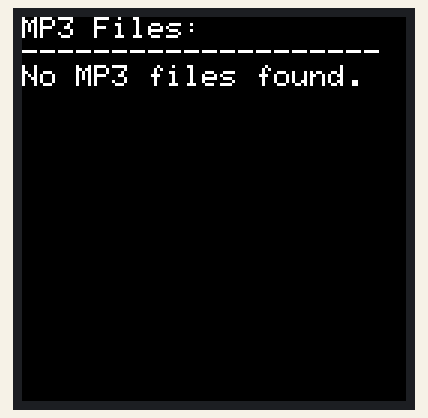
This sketch was run on a simulated Arduino Mega 2560, built for the host (arithmetic inside an expression is 32-bit, double 64-bit). Shown: 128×128 colour display. Storage starts empty; what the sketch prints to the serial monitor is not drawn.

Above: at 1.3 s.

The sketch:

read_SD_Card.ino
```cpp
#include <SPI.h>
#include <SD.h>
#include <Adafruit_GFX.h>
#include <Adafruit_ST7735.h>

// ------------------------------
// SD CARD CUSTOM PINS (your pins)
// ------------------------------
#define SD_SCK   36
#define SD_MISO  37
#define SD_MOSI  35
#define SD_CS     8

// ------------------------------
// ST7735 DISPLAY CUSTOM PINS
// ------------------------------
#define TFT_CS    5
#define TFT_RST   6
#define TFT_DC    9
#define TFT_MOSI 12
#define TFT_SCLK 11

// Create display object
Adafruit_ST7735 tft = Adafruit_ST7735(TFT_CS, TFT_DC, TFT_MOSI, TFT_SCLK, TFT_RST);

// ----------------------------------
// MP3 filename storage
// ----------------------------------
#define MAX_FILES 50
String mp3Files[MAX_FILES];
int mp3Count = 0;

void setup() {
  Serial.begin(115200);
  delay(1000);

  // ------------------------------
  // Init Display
  // ------------------------------
  tft.initR(INITR_144GREENTAB);   // works for 128x128 modules
  tft.setRotation(0);
  tft.fillScreen(ST77XX_BLACK);
  tft.setTextWrap(true);
  tft.setTextColor(ST77XX_WHITE);
  tft.setCursor(0, 0);
  tft.setTextSize(1);

  tft.println("Display OK");
  tft.println("Initializing SD...");

  // ------------------------------
  // Init SD with CUSTOM SPI
  // ------------------------------
  SPI.begin(SD_SCK, SD_MISO, SD_MOSI, SD_CS);

  if (!SD.begin(SD_CS, SPI, 4000000)) {
    tft.println("SD FAILED!");
    Serial.println("SD FAILED!");
    return;
  }

  tft.println("SD OK");
  Serial.println("SD OK");

  // Read MP3 files
  listMp3Files("/");

  // Show them on screen
  displayMp3List();
}

void loop() {
  // nothing here
}

// ------------------------------
// Read MP3 files from root
// ------------------------------
void listMp3Files(const char *dirname) {
  File root = SD.open(dirname);
  if (!root || !root.isDirectory()) {
    Serial.println("Root open failed");
    return;
  }

  mp3Count = 0;

  File file = root.openNextFile();
  while (file) {
    if (!file.isDirectory()) {
      String name = String(file.name());
      String lower = name;
      lower.toLowerCase();

      if (lower.endsWith(".mp3")) {
        if (mp3Count < MAX_FILES) {
          mp3Files[mp3Count] = name;
          Serial.println("Found: " + name);
          mp3Count++;
        }
      }
    }
    file = root.openNextFile();
  }
}

// ------------------------------
// Display MP3 list on TFT
// ------------------------------
void displayMp3List() {
  tft.fillScreen(ST77XX_BLACK);
  tft.setCursor(0, 0);

  tft.println("MP3 Files:");
  tft.println("--------------------");

  for (int i = 0; i < mp3Count; i++) {
    tft.println(mp3Files[i]);
  }

  if (mp3Count == 0) {
    tft.println("No MP3 files found.");
  }
}
```
